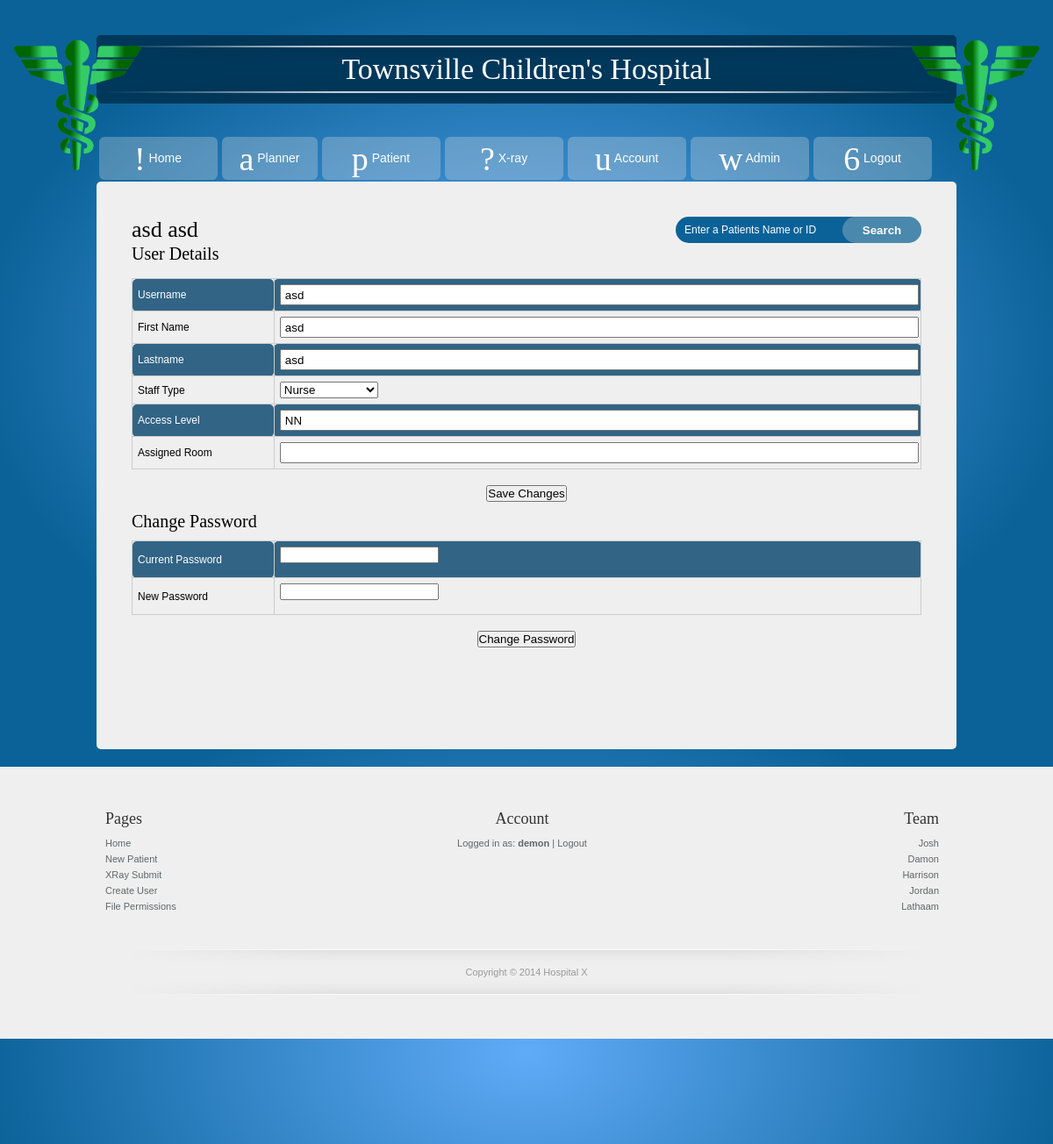
The app's page /user.php?id=asd (signed in) with its own data.
### tables this page shows
CREATE TABLE IF NOT EXISTS `users` (
  `Username` varchar(20) NOT NULL,
  `Password` varchar(50) NOT NULL,
  `AccessCode` varchar(20) DEFAULT NULL,
  PRIMARY KEY (`Username`)
);

CREATE TABLE IF NOT EXISTS `staff` (
  `Username` varchar(20) NOT NULL,
  `StaffID` decimal(6,0) NOT NULL,
  `Stafftype` varchar(15) NOT NULL,
  `Room` varchar(10) NOT NULL DEFAULT '',
  `Lastname` varchar(30) NOT NULL,
  `Firstname` varchar(30) NOT NULL,
  PRIMARY KEY (`StaffID`),
  KEY `Username` (`Username`)
);

### user.php (the view, shortened to what this page needs)
<?php
	include 'header.php';
	if(checkPermission("AA", $mysqli)){
?>
			<?php
			if(checkFilePermission(__FILE__, $mysqli) && isset($_POST['Username']) && isset($_POST['Firstname']) && isset($_POST['Lastname']) && isset($_POST['type']) && isset($_POST['AccessCode']) && isset($_POST['Room'])){
				if (isset($_GET['id'])){
				$id = $_GET['id'];
				}else{
				$id = $_SESSION['User'];
				}
				$un = $_POST['Username'];
				$fn = $_POST['Firstname'];
				$ln = $_POST['Lastname'];
				$st = $_POST['type'];
				$ac = $_POST['AccessCode'];
				$add = $_POST['Room'];
				$up1 = runSQL("UPDATE users SET Username='$un',AccessCode='$ac' WHERE Username='$id'", $mysqli);
				if ($up1){
					$sql = "UPDATE staff SET Lastname='$ln',Firstname='$fn',Stafftype='$st',Username='$un', Room='$add' WHERE Username='$id'";
					$check = runSQL($sql,$mysqli);
				}else{
				echo "primary failure";
				$check = false;
				}
				echo '<center>';
				if($check){
					echo 'User Details Updated.';
				} else { echo 'User details not updated. Try again.'; }
				echo '<br></center>';
				$target = $un;
			}else{
				if (isset($_GET['id']) && checkFilePermission(__FILE__, $mysqli)){
					$target = $_GET['id'];
				}else{
					$target = $_SESSION['User'];
				}
			}
				$rows = singleRowSQL("SELECT s.Username, Firstname, Lastname, Stafftype, Accesscode, Room FROM users u join staff s on u.Username = s.Username WHERE s.Username ='".$target."'" ,$mysqli);
			?>
			<h2 style="display: inline;"><?php echo $rows['Firstname'] . " " . $rows['Lastname']; ?></h2>
			<?php
				echo '<h3>User Details</h3><table id="patientDetails"><form method="post" action="user.php?id='.$target.'">
					<tr><td class="leftc">Username</td><td><input name="Username" type="text" value="'.$rows['Username'].'"></td></tr>
					<tr><td class="leftc">First Name</td><td><input name="Firstname" type="text" value="'.$rows['Firstname'].'"></td></tr>
					<tr><td class="leftc">Lastname</td><td><input name="Lastname" type="text" value="'.$rows['Lastname'].'"></td></tr>
					<tr><td class="leftc">Staff Type</td><td><select name="type"><option value="Nurse" ';
				if ($rows['Stafftype'] == 'Nurse'){
						echo ' selected';}
				echo '>Nurse</option><option value="Doctor"';
				if ($rows['Stafftype'] == 'Doctor'){
						echo ' selected';}
				echo '>Doctor</option><option value="Receptionist"';
				if ($rows['Stafftype'] == "Receptionist"){
						echo ' selected';}
				echo '>Receptionist</option><option value="System Admin"';
				if ($rows['Stafftype'] == "System Admin"){
						echo ' selected';}
				echo '>System Admin</option><option value="Technician"';
				if ($rows['Stafftype'] == "Technician"){
						echo ' selected';}
				echo '>Technician</option><option value="Hospital Admin"';
				echo '>Hospital Admin</option></select></td></tr>
					<tr><td class="leftc">Access Level</td><td><input name="AccessCode" type="text" value="'.$rows['Accesscode'].'"></td></tr>
					<tr><td class="leftc">Assigned Room</td><td><input name="Room" type="text" value="'.$rows['Room'].'"></td></tr>
					</table>';
				echo '<center><br><input type="submit" value="Save Changes"></form></center>';
				echo '<h3>Change Password</h3><table id="patientDetails">
				<form method="post" action="user.php?id='.$target.'">
				<tr><td class="leftc">Current Password</td><td><input name="password" type="password" value=""></td></tr>
				<tr><td class="leftc">New Password</td><td><input name="npassword" type="password" value=""></td></tr></table>
				<center><br><input type="submit" value="Change Password"></form></center>';
					?>
				<br><br>
			<div class="clear h20"></div>
<?php } else { include 'permissionDenied.html'; } ?>
	<?php include 'footer.php'; ?>

### style.css (style rules this page uses)
* { margin:0; padding:0; }
body { margin: 0; padding: 20px 0 0 0; color: #ccc; font-family: Verdana, Arial, Helvetica, sans-serif; font-size: 12px; line-height: 18px; background: -moz-radial-gradient(center, ellipse cover, #60abf8 0%, #0a6298 74%); background: -webkit-gradient(radial, center center, 0px, center center, 100%, color-stop(0%,#60abf8), color-stop(74%,#0a6298)); background: -webkit-radial-gradient(center, ellipse cover, #60abf8 0%,#0a6298 74%); background: -o-radial-gradient(center, ellipse cover, #60abf8 0%,#0a6298 74%); background: -ms-radial-gradient(center, ellipse cover, #60abf8 0%,#0a6298 74%); background: radial-gradient(ellipse at center, #60abf8 0%,#0a6298 74%); filter: progid:DXImageTransform.Microsoft.gradient( startColorstr='#60abf8', endColorstr='#0a6298',GradientType=1 ); }
h1, h2, h3, h4, h5, h6 { color:#000; font-weight:400; padding: 0; margin: 0 0 10px 0; font-family: Georgia, "Times New Roman", Times, serif; }
h2 { font-size:26px; margin-bottom: 30px; line-height: 30px; }
h3 { font-size:20px; line-height: 24px }
.clear { clear: both }
.h20 { height: 20px }
input { margin-bottom: 10px }
table { width: 100%; border-collapse: collapse; }
tr:nth-of-type(odd) { background: #316485; color: white; }
tr:nth-of-type(even) { color: black; }
td, th { padding: 6px; border: 1px solid #ccc; text-align: left; }
td { border-radius:5px; }
.leftc { width: 18%; }
#patientDetails input[type="text"] { width: calc(100% - 4px); height: 100%; height: 20px; margin: 0; padding-left: 4px; }

### records on screen
users: staff.Firstname "asd", staff.Lastname "asd", Username "asd", Firstname "asd", Lastname "asd", AccessCode "NN"
staff: type "Nurse"

### other values on screen
$_SESSION['User'] "demon"
